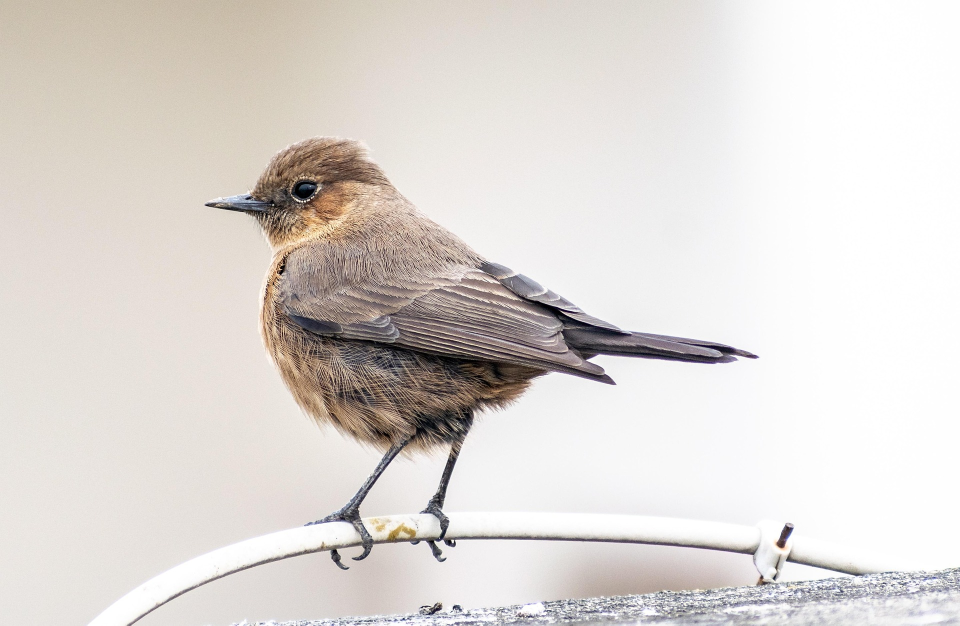
#> input picture bird.jpg, 1920 x 1251 px, found by its file name (shown at 1/2 size)
$ python 'Edge Detection App.py'
#> lines starting #> are read from the running program, lines starting #| are printed output that depends on the picture; after the words box and inside, x2 and y2 are one past the last pixel; in counts of white or black regions, pixels touching at a corner belong together
import os
import cv2

img = cv2.imread('C:/Users/paulrithish-intern/Pictures/bird.jpg')
#> img is the input picture: shape (1251, 1920, 3); mean B, G, R 212.6, 216.5, 221.8
if img is None:
    print("Image not loaded. Check file path/name!")
    raise SystemExit

img = cv2.resize(img, (600, 400))
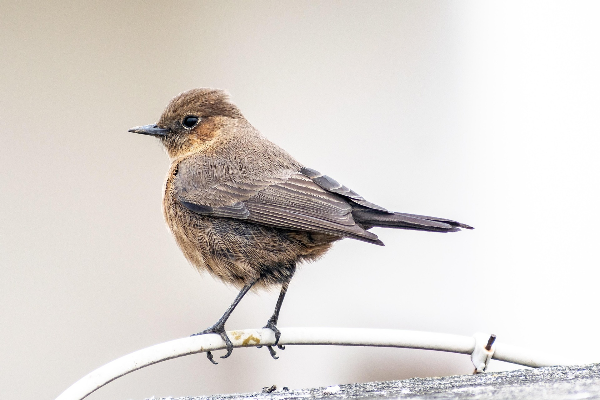
#> img: shape (400, 600, 3); mean B, G, R 212.5, 216.5, 221.7

cv2.namedWindow("Edges", cv2.WINDOW_NORMAL)
def nothing(x):
    pass
cv2.createTrackbar("Low", "Edges", 50, 255, nothing)
cv2.createTrackbar("High", "Edges", 150, 255, nothing)

while True:

    low = cv2.getTrackbarPos("Low", "Edges")
    high = cv2.getTrackbarPos("High", "Edges")

    if high < low:
        high = low
        cv2.setTrackbarPos("High", "Edges", high)

    gray = cv2.cvtColor(img, cv2.COLOR_BGR2GRAY)
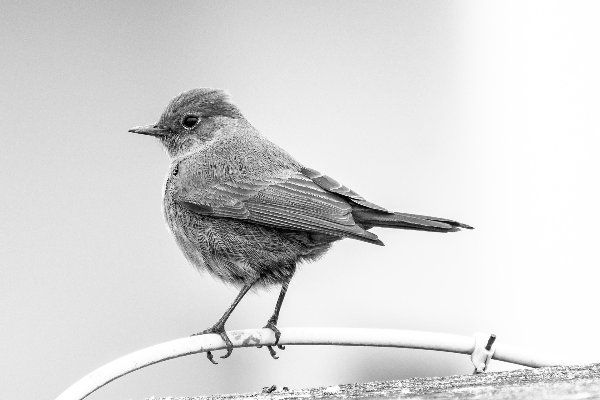
#> gray: shape (400, 600); min 0, max 255, mean 217.6
    blur = cv2.GaussianBlur(gray, (5, 5), 0)
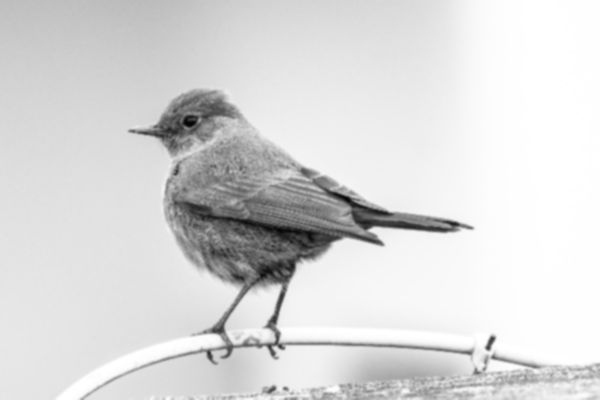
#> blur: shape (400, 600); min 3, max 255, mean 217.6

    edges = cv2.Canny(blur, low, high)
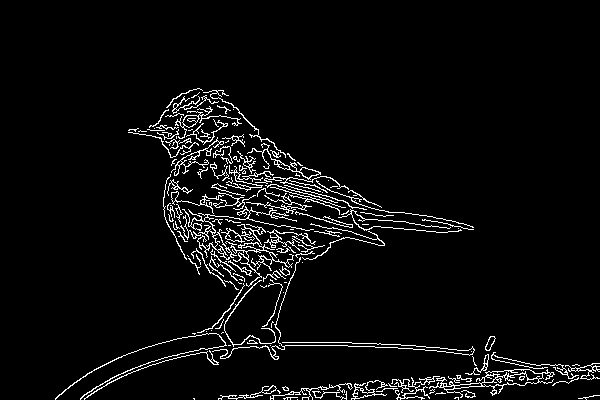
#> edges: shape (400, 600); 4.5% white in thin lines or dots, all inside (x1, y1, x2, y2) = (55, 88, 600, 400)


    cv2.imshow("Original", img)
    cv2.imshow("Edges", edges)
    key = cv2.waitKey(1) & 0xFF
#> (key q is pressed here)
    if key == ord('q'):
        break
    elif key == ord('s'):
        cv2.imwrite("edges_output.png", edges)
        print("Saved: edges_output.png")

cv2.destroyAllWindows()
